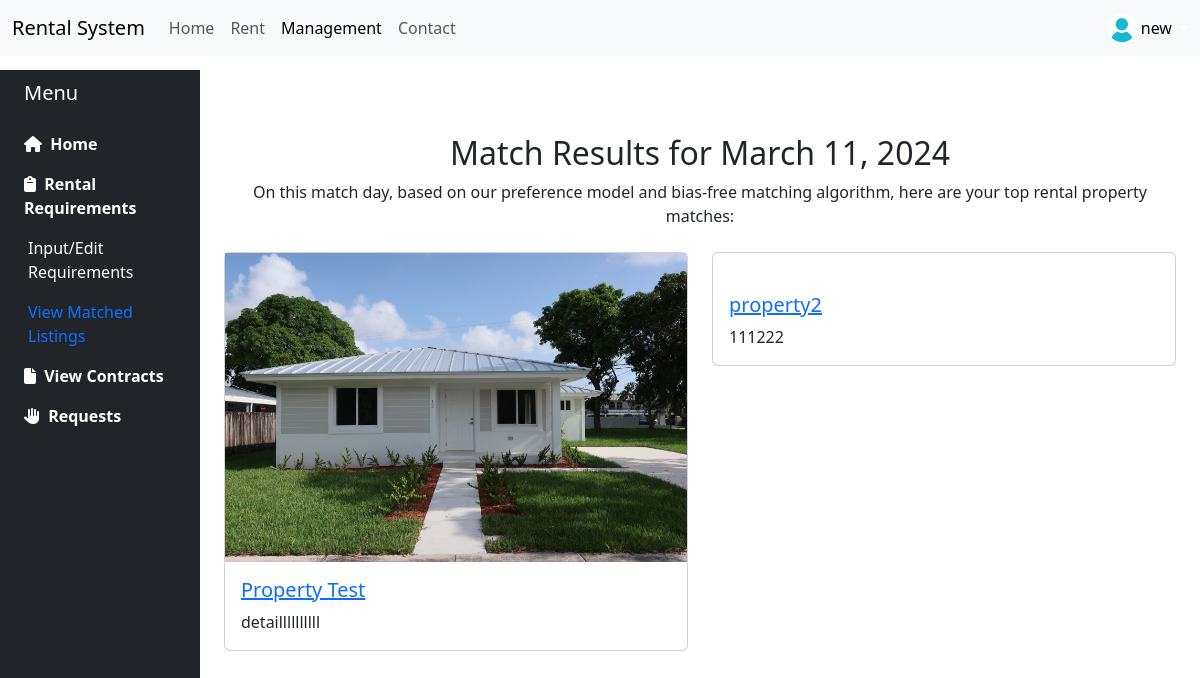
The page /find_matches (signed in) on the database its author committed.
### app.py (models this page shows, shortened)
class User(UserMixin, db.Model):
    id = db.Column(db.Integer, primary_key=True)
    firstname = db.Column(db.String(150), nullable=False)
    lastname = db.Column(db.String(150), nullable=False)
    email = db.Column(db.String(150), unique=True, nullable=False)
    password = db.Column(db.String(150), nullable=False)
    user_type = db.Column(db.Enum('user', 'landlord', 'admin'), nullable=False, default='user')
    is_approved = db.Column(db.Boolean, default=True, nullable=False)
    image_file = db.Column(db.String(20), nullable=False, default='default.jpg')
    requests = db.relationship('Request', backref='user', lazy=True)
    properties = db.relationship('Property', backref='owner', lazy=True)

class Property(db.Model):
    id = db.Column(db.Integer, primary_key=True)
    name = db.Column(db.String(150), nullable=False)
    price = db.Column(db.Numeric(10, 2), nullable=False)
    availability = db.Column(db.Boolean, default=True, nullable=False)
    room_count = db.Column(db.Integer, nullable=False)
    image_url = db.Column(db.String(255), nullable=True, default='defaultH.png')
    detail = db.Column(db.Text, nullable=True)
    owner_id = db.Column(db.Integer, db.ForeignKey('user.id'), nullable=False)
    created_at = db.Column(db.DateTime, default=datetime.utcnow)
    __table_args__ = (CheckConstraint('room_count IN (1, 2, 3)'),)

### app.py (the view)
@app.route('/find_matches')
@login_required
def find_matches():
    user_preference = Preference.query.filter_by(user_id=current_user.id).first()
    all_properties = Property.query.filter_by(availability=True).all()
    best_matches = []
    current_date = datetime.now().strftime("%B %d, %Y")
    for property in all_properties:
        landlord_preference = Preference_ll.query.filter_by(user_id=property.owner_id).first()
        print(f"Landlord Preference for property {property.id}: {landlord_preference}")
        print(f"User Preference: {user_preference}")
        if landlord_preference:
            match_score = calculate_match_score(property, user_preference, landlord_preference)
            print(f"Match Score for property {property.id}: {match_score}")
            if match_score > 0:
                best_matches.append((match_score, property))
    best_matches.sort(key=lambda x: x[0], reverse=True)
    top_matches = [prop for _, prop in best_matches[:2]]
    return render_template('result.html', best_matches=top_matches, current_date=current_date)

### app.py (called while the page is built)
@login_manager.user_loader
def load_user(user_id):
    return db.session.get(User, int(user_id))

    def __repr__(self):
        return f"<Preference {self.id} - Type: {self.rental_type}, Pets: {self.pets_policy}, Smoking: {self.smoking_policy}, Gender: {self.gender_policy}, Sleep: {self.sleep_policy}, Term: {self.term_policy}>"

    def __repr__(self):
        return f"<Preference {self.id} - Type: {self.rental_type}, Pets: {self.pets_policy}, Smoking: {self.smoking_policy}, Gender: {self.gender_policy}, Sleep: {self.sleep_policy}, Term: {self.term_policy}>"

### templates/result.html (shortened to what this page needs)
<!DOCTYPE html>
<html>
    <head>
        <link href="https://cdn.jsdelivr.net/npm/bootstrap@5.3.2/dist/css/bootstrap.min.css" rel="stylesheet">
        <link rel="stylesheet" type="text/css" href="{{ url_for('static', filename='style.css') }}">
    </head>
    <body>
        {% include 'navbar.html' %}
        <div class="container-fluid">
            <div class="row flex-nowrap">
                <div class="col-auto col-md-3 col-xl-2 px-sm-2 px-0 bg-dark">
                    <div class="d-flex flex-column align-items-center align-items-sm-start px-3 pt-2 text-white min-vh-100">
                        <a href="/" class="d-flex align-items-center pb-3 mb-md-0 me-md-auto text-white text-decoration-none">
                            <span class="fs-5 d-none d-sm-inline">Menu</span>
                        </a>
                        <ul class="nav nav-pills flex-column mb-sm-auto mb-0 align-items-center align-items-sm-start" id="menu">
                            <li class="nav-item">
                                <a href="{{ url_for('user_dashboard') }}" class="nav-link align-middle px-0 dashmenu" >
                                    <i class="fa-solid fa-house" style="color: #ffffff;"></i> <span class="ms-1 d-none d-sm-inline" >Home</span>
                                </a>
                            </li>
                            <li>
                                <a href="#submenu1" data-bs-toggle="collapse" class="nav-link px-0 align-middle dashmenu">
                                    <i class="fa-solid fa-clipboard" style="color: #ffffff;"></i> <span class="ms-1 d-none d-sm-inline">Rental Requirements</span> </a>
                                <ul class="collapse show nav flex-column ms-1" id="submenu1" data-bs-parent="#menu">
                                    <li class="w-100">
                                        <a href="{{ url_for('preference') }}" class="nav-link px-0"> <span class="d-none d-sm-inline dashmenusub">Input/Edit Requirements</span></a>
                                    </li>
                                    <li>
                                        <a href="{{ url_for('result') }}" class="nav-link px-0"> <span class="d-none d-sm-inline">View Matched Listings</span></a>
                                    </li>
                                </ul>
                            </li>
                            <li class="nav-item">
                                <a href="{{ url_for('contract') }}" class="nav-link align-middle px-0 dashmenu" >
                                    <i class="fa-solid fa-file" style="color: #ffffff;"></i> <span class="ms-1 d-none d-sm-inline" >View Contracts</span>
                                </a>
                            </li>
                            <li>
                            <li>
                                <a href="#submenu4" data-bs-toggle="collapse" class="nav-link px-0 align-middle dashmenu">
                                    <i class="fa-solid fa-hand" style="color: #ffffff;"></i> <span class="ms-1 d-none d-sm-inline">Requests</span> </a>
                            </li>
                        </ul>
                    </div>
                </div>
                <div class="col py-3">
                    <div class="container mt-5">
                        {% if best_matches is not none %}
                        <h2 class="text-center">Match Results for {{ current_date }}</h2>
                            <p class="text-center">On this match day, based on our preference model and bias-free matching algorithm, here are your top rental property matches:</p>
                            <div class="row mt-4">
                                {% for property in best_matches %}
                                    <div class="col-md-6 mb-3">
                                        <div class="card">
                                            <div class="portfolio-img"><img src="{{ url_for('static', filename=property.image_url.replace('\\', '/')) }}" class="img-fluid" alt=""></div>
                                            <div class="card-body">
                                                <a href="{{ url_for('property_details', property_id=property.id) }}"><h5 class="card-title">{{ property.name }}</h5></a>
                                                <p class="card-text">{{ property.detail }}</p>
                                            </div>
                                        </div>
                                    </div>
                                {% endfor %}
                            </div>
                        {% else %}
                        <h2 class="text-center">Match Results</h2>
                            <div class="text-center">
                                <p>Waiting for matching... Please click the "Match Test" button to find your top matches.</p>
                                <a href="{{ url_for('find_matches') }}" class="btn btn-primary">Match Test</a>
                            </div>
                        {% endif %}
                    </div>
                </div>
                </div>
            </div>
    </html>

### templates/navbar.html (shortened to what this page needs)
<nav class="navbar navbar-expand-lg navbar-light bg-light fixed-top">
        <div class="container-fluid">
            <a class="navbar-brand" href="{{ url_for('index') }}">Rental System</a>
            <div class="collapse navbar-collapse" id="navbarNav">
                <ul class="navbar-nav">
                    <li class="nav-item">
                        <a class="nav-link {% if request.path == url_for('index') %} active {% endif %}" aria-current="page" href="{{ url_for('index') }}">Home</a>
                    </li>
                    <li class="nav-item">
                        <a class="nav-link {% if request.path == url_for('rent') %} active {% endif %}" href="{{ url_for('rent') }}">Rent</a>
                    </li>
                    <li class="nav-item">
                        <a class="nav-link {% if request.endpoint != 'index' and request.endpoint != 'rent' and request.endpoint != 'contact' %} active {% endif %}"
                        href="
                        {% if current_user.user_type == 'admin' %}
                            {{ url_for('admin_dashboard') }}
                        {% elif current_user.user_type == 'landlord' %}
                            {{ url_for('landlord_dashboard') }}
                        {% else %}
                            {{ url_for('user_dashboard') }}
                        {% endif %}">Management</a>
                    </li>
                    <li class="nav-item">
                        <a class="nav-link {% if request.path == url_for('contact') %} active {% endif %}" href="{{ url_for('contact') }}">Contact</a>
                    </li>
                </ul>
                <ul class="navbar-nav ms-auto">
                    {% if current_user.is_authenticated %}
                    <div class="dropdown d-flex justify-content-end">
                        <a href="#" class="d-flex align-items-center text-white text-decoration-none dropdown-toggle" id="dropdownUser1" data-bs-toggle="dropdown" aria-expanded="false">
                            <img src="{{ url_for('static', filename=current_user.image_file) }}" alt="user_image" width="30" height="30" class="rounded-circle">
                            <span class="d-none d-sm-inline mx-1" style="color: black;">{{ current_user.firstname }}</span>
                        </a>
                    </div>
                    {% endif %}
                </ul>
            </div>
        </div>
</nav>

### static/style.css (style rules this page uses)
body { padding-top: 70px; }
.dashmenu { color: white; font-weight: bold; }
.dashmenusub { color: white; }

### rows shown on the page
User: image_file (placeholder picture), firstname "new"
Property: name "Property Test", detail "detaillllllllll"
Property: name "property2", detail "111222"
